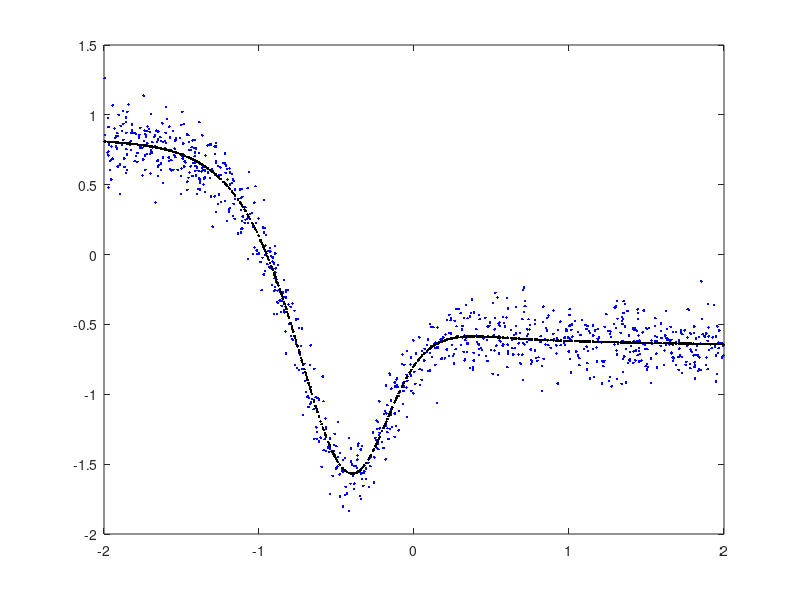
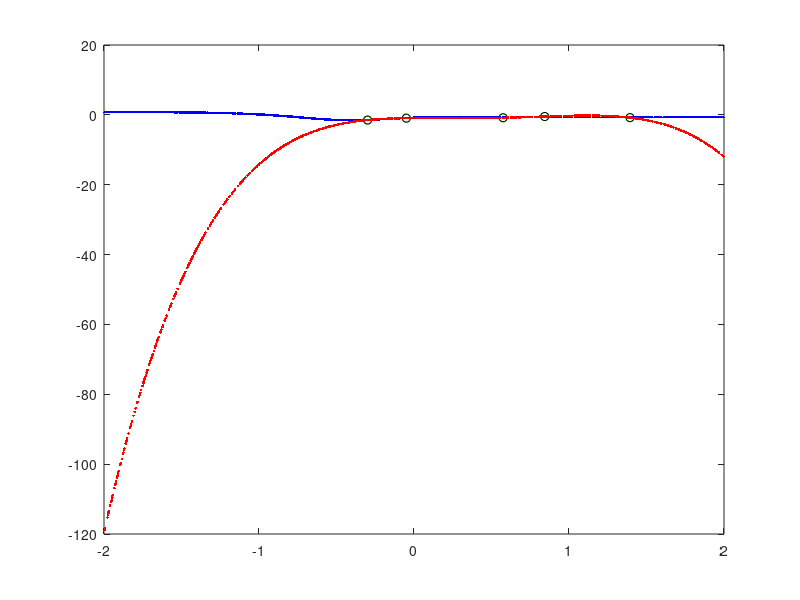

These charts were generated, in order, by the following MATLAB code:
clear all, close all
NUMPOINTS=1000;
x = 4*(rand(1,NUMPOINTS)-0.5);
yok = 1.8*tanh(3.2*x + 0.8)- 2.5*tanh(2.1*x + 1.2)-0.2*tanh(0.1*x - 0.5);
RUIDO = 0.2*std(yok);
yruido = RUIDO*randn(size(yok));
y= yok + yruido;
figure, plot(x,y,'.b'); hold,plot(x,yok,'.k'); drawnow;

NUMDATA=5;
xdata = 4*(rand(1,NUMDATA)-0.5);
ydata = 1.8*tanh(3.2*xdata + 0.8)- 2.5*tanh(2.1*xdata + 1.2)-0.2*tanh(0.1*xdata - 0.5) + RUIDO*randn(size(xdata));
figure, plot(xdata,ydata,'og'); hold on, plot(x,yok,'.b'); drawnow;
% minimizar la funcion E=(Y-BX)^2 ===> X'Y=X'BX ==> B=inv(X'X)XY= pinv(X)Y
X=[ones(1,NUMDATA);xdata;xdata.^2;xdata.^3;xdata.^4;xdata.^5]';
B=pinv(X)*ydata';
ynew=X*B;
plot(xdata,ynew,'ok')
p=polyfit(xdata,ydata,5); 
plot(xdata,polyval(p,xdata),'.k')
plot(x,polyval(p,x),'.r')
ECM=sum((ydata-polyval(p,xdata)).^2)/length(ydata)
xeg=4*(rand(1,NUMDATA)-0.5);
yeg=1.8*tanh(3.2*xeg + 0.8)- 2.5*tanh(2.1*xeg + 1.2)-0.2*tanh(0.1*xeg - 0.5) + RUIDO*randn(size(xeg));
EG=sum((xeg-polyval(p,xeg)).^2)/length(yeg)
